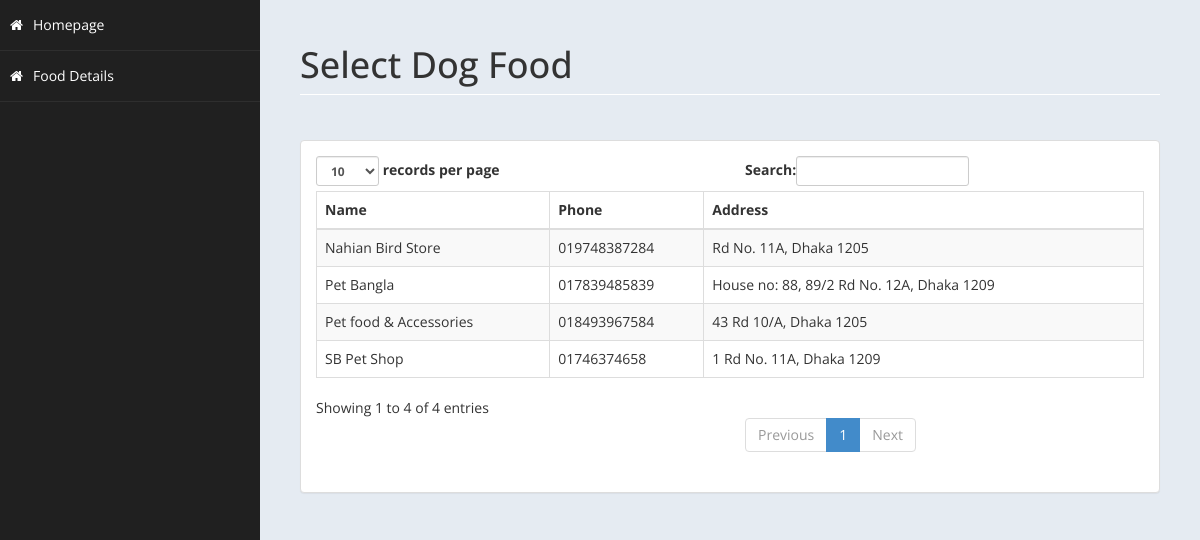
The page /food/store/dmd.php on the database its author committed.
### tables this page shows
CREATE TABLE `foodloc` (
  `name` varchar(1000) NOT NULL,
  `phone` varchar(1000) NOT NULL,
  `addr` varchar(1000) NOT NULL,
  `loc` varchar(1000) NOT NULL,
  `id` int(100) NOT NULL
);

### food/store/dmd.php (the view, shortened to what this page needs)
<!DOCTYPE html>
<html xmlns="http://www.w3.org/1999/xhtml">
<head>
    <link href="assets/css/bootstrap.css" rel="stylesheet" />
    <link href="assets/css/font-awesome.css" rel="stylesheet" />
    <link href="assets/css/custom-styles.css" rel="stylesheet" />
</head>
<body>
    <div id="wrapper">
        <nav class="navbar-default navbar-side" role="navigation">
            <div class="sidebar-collapse">
                <ul class="nav" id="main-menu">
                <li>
                        <a  href="../../home.php"><i class="fa fa-home"></i>Homepage</a>
                    </li>
                    <li>
                        <a  href="dmd.php"><i class="fa fa-home"></i>Food Details</a>
                    </li>
					</ul>
            </div>
        </nav>
        <div id="page-wrapper" >
            <div id="page-inner">
			 <div class="row">
                    <div class="col-md-12">
                        <h1 class="page-header">
                           Select Dog Food<small> </small>
                        </h1>
                    </div>
                </div>
            <div class="row">
                <div class="col-md-12">
                    <div class="panel panel-default">
                        <div class="panel-body">
                            <div class="table-responsive">
                                <table class="table table-striped table-bordered table-hover" id="dataTables-example">
                                    <thead>
                                        <tr>
                                            <th>Name</th>
                                            <th>Phone</th>
                                            <th>Address</th>
                                        </tr>
                                    </thead>
                                    <tbody>
									<?php
										include ('db.php');
										$sql="select * from foodloc where loc='dmd'";
										$re = mysqli_query($con,$sql);
										while($row = mysqli_fetch_array($re))
										{
                                            $id = $row['id'];
                                            if($id !="Null")
                                            {
                                                echo"<tr class='gradeC'>
                                                <td>".$row['name']."</td>
                                                <td>".$row['phone']."</td>
                                                <td>".$row['addr']."</td>
                                                </tr>";
                                            }
                                            else
                                            {
                                                echo"<tr class='gradeC'>
												<td>".$row['name']."</td>
												<td>".$row['phone']."</td>
                                                <td>".$row['addr']."</td>
												</tr>";
                                            }
										}
									?>
                                    </tbody>
                                </table>
                            </div>
                        </div>
                    </div>
                </div>
            </div>
        </div>
    </div>
</body>
</html>

### food/store/assets/css/custom-styles.css (style rules this page uses)
body { font-family: 'Open Sans', sans-serif; }
#wrapper { width: 100%; background:#202020; }
#page-wrapper { padding: 15px 15px; min-height: 600px; background:#E5EBF2; }
#page-inner { width:100%; margin:10px 20px 10px 0px; background-color:transparent; padding:10px; min-height:1200px; }
h1, .h1, h2, .h2, h3, .h3 { margin-top: 7px; margin-bottom: -5px; }
.page-header { padding-bottom: 9px; margin: 10px 0 45px; border-bottom: 1px solid #ffffff; }
.sidebar-collapse , .sidebar-collapse .nav { background:none; }
.sidebar-collapse .nav { padding:0; }
.sidebar-collapse .nav > li > a { color:#fff; background:transparent; text-shadow:none; }
.sidebar-collapse > .nav > li > a { padding:15px 10px; }
.sidebar-collapse > .nav > li { border-bottom: 1px solid rgba(107, 108, 109, 0.19); }
.navbar-side { border:none; background-color: transparent; }
.navbar-default { border:0px solid black; }
.nav > li > a > i { margin-right:10px; }
@media (min-width:768px) { #page-wrapper { margin: 0 0 0 260px; padding: 15px 30px; min-height: 1200px; } }
@media (min-width:768px) { .navbar-side { z-index: 1; position: absolute; width: 260px; } }

### rows shown on the page
foodloc: name "Pet Bangla", phone "017839485839", addr "House no: 88, 89/2 Rd No. 12A, Dhaka 1209"
foodloc: name "SB Pet Shop", phone "01746374658", addr "1 Rd No. 11A, Dhaka 1209"
foodloc: name "Pet food & Accessories", phone "018493967584", addr "43 Rd 10/A, Dhaka 1205"
foodloc: name "Nahian Bird Store", phone "019748387284", addr "Rd No. 11A, Dhaka 1205"
